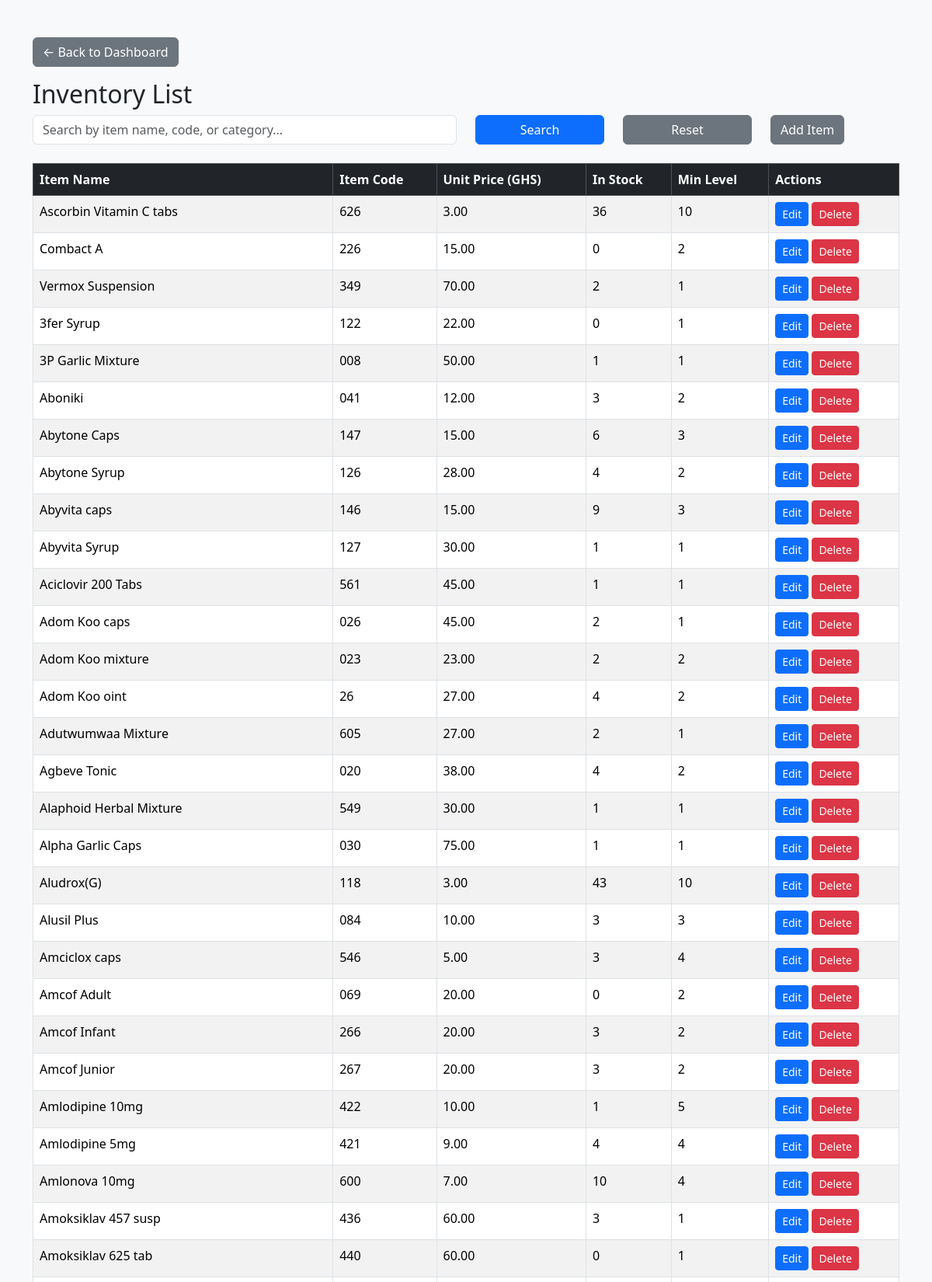
/Inventory/invent_list_page.php (signed in, upper part), run on the app's committed database.
### tables this page shows
CREATE TABLE `inventory` (
  `id` int NOT NULL,
  `item` varchar(100) NOT NULL,
  `item_code` varchar(50) NOT NULL,
  `category` varchar(50) DEFAULT NULL,
  `unit_price` decimal(10,2) NOT NULL,
  `quantity_in_stock` int DEFAULT '0',
  `min_stock_level` int DEFAULT '0',
  `created_at` timestamp NOT NULL DEFAULT CURRENT_TIMESTAMP
);

### Inventory/invent_list_page.php (the view, shortened to what this page needs)
<?php
require '../dbconfig.php';
$search = $_GET['search'] ?? '';
if ($search) {
    $stmt = $conn->prepare("
        SELECT * FROM inventory
        WHERE item LIKE ?
           OR item_code LIKE ?
        ORDER BY item ASC
    ");
    $likeSearch = "%$search%";
    $stmt->execute([$likeSearch, $likeSearch]);
} else {
    $stmt = $conn->query("SELECT * FROM inventory ORDER BY item ASC");
}
$items = $stmt->fetchAll();
?>
<!DOCTYPE html>
<html lang="en">
<head>
    <link href="../assets/css/bootstrap.min.css" rel="stylesheet">
</head>
<body class="bg-light">
    <div class="container mt-5">
         <a href="../Dashboard/page.php" class="btn btn-secondary mb-3">← Back to Dashboard</a>
        <h2>Inventory List</h2>
        <form method="get" class="row mb-3">
    <div class="col-md-6">
        <input
            type="text"
            name="search"
            class="form-control"
            placeholder="Search by item name, code, or category..."
            value="<?= htmlspecialchars($search) ?>"
        >
    </div>
    <div class="col-md-2">
        <button type="submit" class="btn btn-primary w-100">Search</button>
    </div>
    <div class="col-md-2">
        <a href="invent_list_page.php" class="btn btn-secondary w-100">Reset</a>
    </div>
    <div class="col-md-2">
        <a href="add_inventory.php" class="btn btn-secondary">Add Item</a>
    </div>
</form>
        <table class="table table-bordered table-striped mt-4">
<thead class="table-dark">
    <tr>
        <th>Item Name</th>
        <th>Item Code</th>
        <th>Unit Price (GHS)</th>
        <th>In Stock</th>
        <th>Min Level</th>
        <th>Actions</th>
    </tr>
</thead>
<tbody>
    <?php if ($items): ?>
        <?php foreach ($items as $item): ?>
            <tr class="<?= $item['quantity_in_stock'] < $item['min_stock_level'] ? 'low-stock' : '' ?>">
                <td><?= htmlspecialchars($item['item']) ?></td>
                <td><?= htmlspecialchars($item['item_code']) ?></td>
                <td><?= number_format($item['unit_price'], 2) ?></td>
                <td><?= $item['quantity_in_stock'] ?></td>
                <td><?= $item['min_stock_level'] ?></td>
                <td>
                    <a href="edit_inventory.php?id=<?= $item['id'] ?>" class="btn btn-sm btn-primary">Edit</a>
                    <a href="delete_inventory.php?id=<?= $item['id'] ?>" class="btn btn-sm btn-danger" onclick="return confirm('Are you sure you want to delete this item?');">Delete</a>
                </td>
            </tr>
        <?php endforeach; ?>
    <?php else: ?>
        <tr><td colspan="7" class="text-center">No inventory items found.</td></tr>
    <?php endif; ?>
</tbody>
        </table>
    </div>
</body>
</html>

### Inventory/invent_list_page.php (style rules this page uses)
.low-stock { background-color: #fff3cd !important; }

### data on the page
inventory: item "Ascorbin Vitamin C tabs", item_code "626", unit_price "3.00", quantity_in_stock "36", min_stock_level "10"
inventory: item "Combact A", item_code "226", unit_price "15.00", quantity_in_stock "0", min_stock_level "2"
inventory: item "Vermox Suspension", item_code "349", unit_price "70.00", quantity_in_stock "2", min_stock_level "1"
inventory: item "3fer Syrup", item_code "122", unit_price "22.00", quantity_in_stock "0", min_stock_level "1"
inventory: item "3P Garlic Mixture", item_code "008", unit_price "50.00", quantity_in_stock "1", min_stock_level "1"
inventory: item "Aboniki", item_code "041", unit_price "12.00", quantity_in_stock "3", min_stock_level "2"
inventory: item "Abytone Caps", item_code "147", unit_price "15.00", quantity_in_stock "6", min_stock_level "3"
inventory: item "Abytone Syrup", item_code "126", unit_price "28.00", quantity_in_stock "4", min_stock_level "2"
inventory: item "Abyvita caps", item_code "146", unit_price "15.00", quantity_in_stock "9", min_stock_level "3"
inventory: item "Abyvita Syrup", item_code "127", unit_price "30.00", quantity_in_stock "1", min_stock_level "1"
inventory: item "Aciclovir 200 Tabs", item_code "561", unit_price "45.00", quantity_in_stock "1", min_stock_level "1"
inventory: item "Adom Koo caps", item_code "026", unit_price "45.00", quantity_in_stock "2", min_stock_level "1"
inventory: item "Adom Koo mixture", item_code "023", unit_price "23.00", quantity_in_stock "2", min_stock_level "2"
inventory: item "Adom Koo oint", item_code "26", unit_price "27.00", quantity_in_stock "4", min_stock_level "2"
inventory: item "Adutwumwaa Mixture", item_code "605", unit_price "27.00", quantity_in_stock "2", min_stock_level "1"
inventory: item "Agbeve Tonic", item_code "020", unit_price "38.00", quantity_in_stock "4", min_stock_level "2"
inventory: item "Alaphoid Herbal Mixture", item_code "549", unit_price "30.00", quantity_in_stock "1", min_stock_level "1"
inventory: item "Alpha Garlic Caps", item_code "030", unit_price "75.00", quantity_in_stock "1", min_stock_level "1"
inventory: item "Aludrox(G)", item_code "118", unit_price "3.00", quantity_in_stock "43", min_stock_level "10"
inventory: item "Alusil Plus", item_code "084", unit_price "10.00", quantity_in_stock "3", min_stock_level "3"
inventory: item "Amciclox caps", item_code "546", unit_price "5.00", quantity_in_stock "3", min_stock_level "4"
inventory: item "Amcof Adult", item_code "069", unit_price "20.00", quantity_in_stock "0", min_stock_level "2"
inventory: item "Amcof Infant", item_code "266", unit_price "20.00", quantity_in_stock "3", min_stock_level "2"
inventory: item "Amcof Junior", item_code "267", unit_price "20.00", quantity_in_stock "3", min_stock_level "2"
inventory: item "Amlodipine 10mg", item_code "422", unit_price "10.00", quantity_in_stock "1", min_stock_level "5"
inventory: item "Amlodipine 5mg", item_code "421", unit_price "9.00", quantity_in_stock "4", min_stock_level "4"
inventory: item "Amlonova 10mg", item_code "600", unit_price "7.00", quantity_in_stock "10", min_stock_level "4"
inventory: item "Amoksiklav 457 susp", item_code "436", unit_price "60.00", quantity_in_stock "3", min_stock_level "1"
inventory: item "Amoksiklav 625 tab", item_code "440", unit_price "60.00", quantity_in_stock "0", min_stock_level "1"
